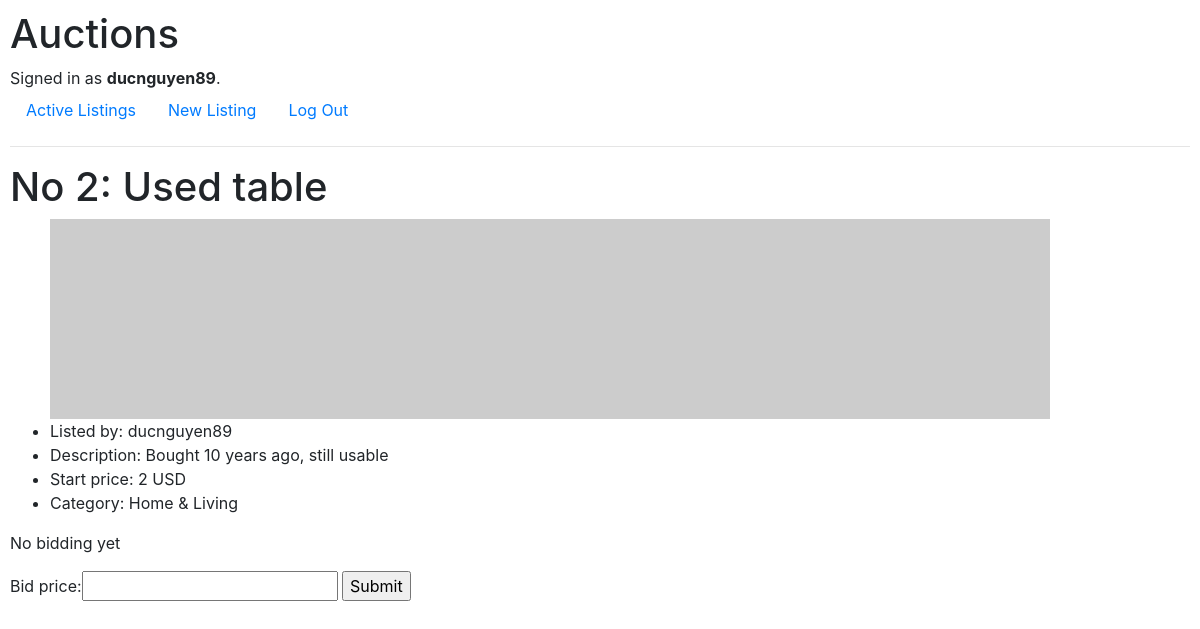
The page /2 (signed in) on the database as committed earlier.
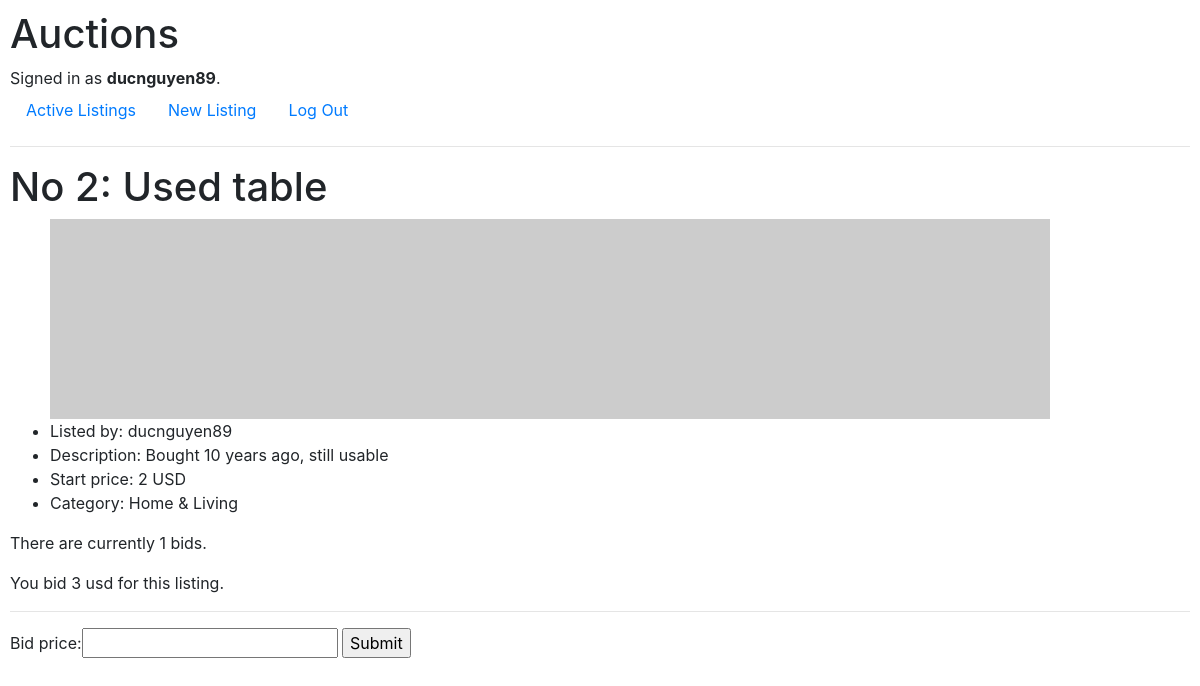
The same page on the database as committed later.
### auctions/models.py (models this page shows, shortened)
class Biddings(models.Model):
    item_id = models.ForeignKey(ListingPage, on_delete=models.CASCADE, related_name='biddingitem')
    bidder = models.ForeignKey(User, on_delete=models.CASCADE, related_name='bidders')
    bidding = models.IntegerField()

### auctions/views.py (the view)
# urls.py: path("<str:listing_id>", views.listing, name="listing"),
@login_required(login_url='login')
def listing(request, listing_id):
    user = request.user
    listing = ListingPage.objects.get(id=listing_id)
    biddings = Biddings.objects.filter(item_id=listing_id)
    num_of_bids = len(biddings)
    bid_form = NewBidding()
    return render(request, 'auctions/listing.html', {
        "listing": listing,
        "biddings": biddings,
        "user": user,
        "numofbids": num_of_bids,
        "form": bid_form
    })

### auctions/views.py
class NewBidding(forms.Form):
    bid_price = forms.IntegerField()

### auctions/models.py (called while the page is built)
    def __str__(self):
        return f"{self.name}"

### auctions/templates/auctions/listing.html (shortened to what this page needs)
{% extends "auctions/layout.html" %}
{% block body %}
    <h1>No {{ listing.id }}: {{ listing.title }}</h1>
    <ul>
        <img src="{{ listing.imageurl }}" alt="item image">
        <li>Listed by: {{ listing.user }}</li>
        <li>Description: {{ listing.description }}</li>
        <li>Start price: {{ listing.startbids }} USD</li>
        <li>Category: {{ listing.category }}</li>
    </ul>
    {% if numofbids > 0 %}
    <p>There are currently {{ numofbids }} bids.</p>
        {% for bidding in biddings %}
            {% if bidding.bidder == user %}
            <p>You bid {{ bidding.bidding }} usd for this listing.</p>
            <hr>
            {% else %}
            <p>{{ bidding.bidder }} bid {{ bidding.bidding }} usd for this listing</p>
            <hr>
            {% endif %}
        {% endfor %}
    {% else %}
    <p>No bidding yet</p>
    {% endif %}
    <form action="{% url 'bidding' listing.id %}" method="post">
        {{ form }}
        <input type="submit">
    </form>
{% endblock %}

Rows that differ between the two databases and show on the page:
added Biddings: bidding "3"
Other text that changed with them:
{{ numofbids }}: (not shown) → "1"
text no longer shown: "No bidding yet"
text now shown: "There are currently bids."
